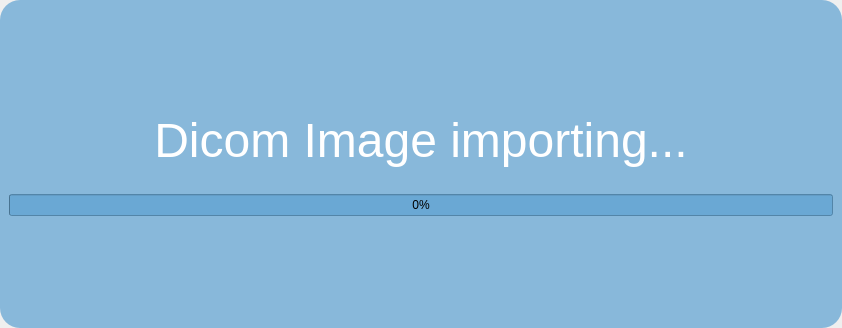
<?xml version="1.0" encoding="UTF-8"?>
<ui version="4.0">
 <class>Form</class>
 <widget class="QWidget" name="Form">
  <property name="geometry">
   <rect>
    <x>0</x>
    <y>0</y>
    <width>842</width>
    <height>328</height>
   </rect>
  </property>
  <property name="windowTitle">
   <string>Form</string>
  </property>
  <property name="styleSheet">
   <string notr="true"/>
  </property>
  <layout class="QGridLayout" name="gridLayout_2">
   <property name="leftMargin">
    <number>0</number>
   </property>
   <property name="topMargin">
    <number>0</number>
   </property>
   <property name="rightMargin">
    <number>0</number>
   </property>
   <property name="bottomMargin">
    <number>0</number>
   </property>
   <property name="spacing">
    <number>0</number>
   </property>
   <item row="0" column="0">
    <widget class="QWidget" name="wdgMain" native="true">
     <property name="styleSheet">
      <string notr="true">#wdgMain{
	border-radius:20px;
}

QWidget{
	background-color:rgba(93, 161, 209, 180)
}

QLabel{
	background-color:none;
	font: 36pt &quot;Arial&quot;;
	color:rgb(255, 255, 255);
}

#lblContent{
	font: 12pt &quot;Arial&quot;;
}</string>
     </property>
     <layout class="QGridLayout" name="gridLayout">
      <item row="0" column="0">
       <spacer name="verticalSpacer_2">
        <property name="orientation">
         <enum>Qt::Vertical</enum>
        </property>
        <property name="sizeHint" stdset="0">
         <size>
          <width>20</width>
          <height>101</height>
         </size>
        </property>
       </spacer>
      </item>
      <item row="3" column="0">
       <widget class="QProgressBar" name="pgbLoadDIcom">
        <property name="value">
         <number>0</number>
        </property>
       </widget>
      </item>
      <item row="4" column="0">
       <spacer name="verticalSpacer">
        <property name="orientation">
         <enum>Qt::Vertical</enum>
        </property>
        <property name="sizeHint" stdset="0">
         <size>
          <width>20</width>
          <height>40</height>
         </size>
        </property>
       </spacer>
      </item>
      <item row="1" column="0">
       <widget class="QLabel" name="label_Processing">
        <property name="maximumSize">
         <size>
          <width>16777215</width>
          <height>300</height>
         </size>
        </property>
        <property name="font">
         <font>
          <family>Arial</family>
          <pointsize>36</pointsize>
          <weight>50</weight>
          <italic>false</italic>
          <bold>false</bold>
         </font>
        </property>
        <property name="text">
         <string>Dicom Image importing...</string>
        </property>
        <property name="scaledContents">
         <bool>true</bool>
        </property>
        <property name="alignment">
         <set>Qt::AlignCenter</set>
        </property>
       </widget>
      </item>
      <item row="2" column="0">
       <widget class="QLabel" name="lblContent">
        <property name="text">
         <string/>
        </property>
        <property name="alignment">
         <set>Qt::AlignLeading|Qt::AlignLeft|Qt::AlignVCenter</set>
        </property>
       </widget>
      </item>
     </layout>
    </widget>
   </item>
  </layout>
 </widget>
 <resources/>
 <connections/>
</ui>
